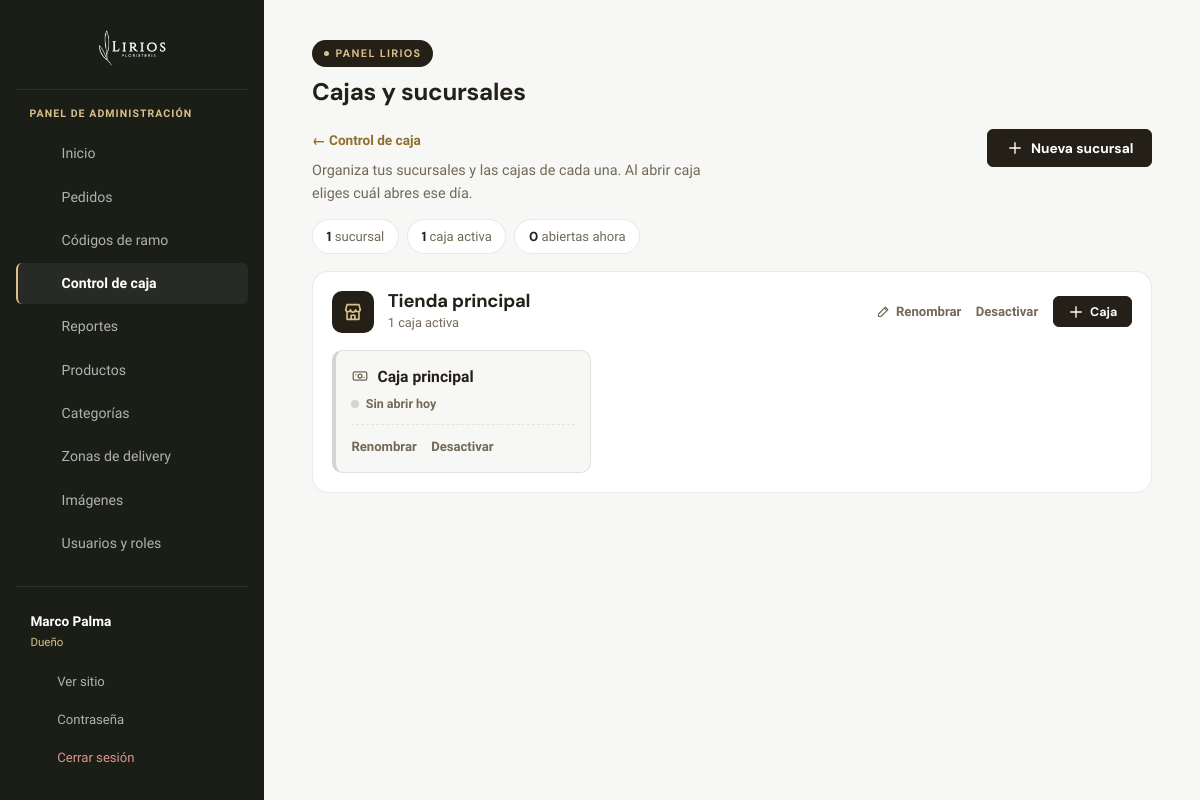
/admin/caja-cajas.php (signed in), run on the app's committed database.
### tables this page shows
CREATE TABLE admin_usuarios (
  id            INT AUTO_INCREMENT PRIMARY KEY,
  usuario       VARCHAR(50) NOT NULL UNIQUE,
  nombre        VARCHAR(100) NOT NULL,
  password_hash VARCHAR(255) NOT NULL,
  rol_id        INT NOT NULL,
  activo        TINYINT(1) NOT NULL DEFAULT 1,
  ultimo_acceso DATETIME DEFAULT NULL,
  creado_en     DATETIME NOT NULL DEFAULT CURRENT_TIMESTAMP,
  FOREIGN KEY (rol_id) REFERENCES admin_roles(id)
);

CREATE TABLE admin_roles (
  id          INT AUTO_INCREMENT PRIMARY KEY,
  nombre      VARCHAR(80) NOT NULL UNIQUE,
  descripcion VARCHAR(200) DEFAULT NULL,
  es_dueno    TINYINT(1) NOT NULL DEFAULT 0,   
  creado_en   DATETIME NOT NULL DEFAULT CURRENT_TIMESTAMP
);

CREATE TABLE caja_sucursales (
  id      INT AUTO_INCREMENT PRIMARY KEY,
  nombre  VARCHAR(100) NOT NULL,
  activa  TINYINT(1) NOT NULL DEFAULT 1,
  UNIQUE KEY uq_caja_sucursal_nombre (nombre)
);

CREATE TABLE caja_cajas (
  id           INT AUTO_INCREMENT PRIMARY KEY,
  sucursal_id  INT NOT NULL,
  nombre       VARCHAR(100) NOT NULL,
  activa       TINYINT(1) NOT NULL DEFAULT 1,    
  UNIQUE KEY uq_caja_nombre (sucursal_id, nombre),
  FOREIGN KEY (sucursal_id) REFERENCES caja_sucursales(id) ON DELETE RESTRICT
);

### admin/includes/functions.php (called while the page is built, shortened)
<?php
function e(?string $texto): string
{
    return htmlspecialchars((string) $texto, ENT_QUOTES, 'UTF-8');
}

### admin/includes/permisos.php (called while the page is built, shortened)
<?php
function usuario_actual(): ?array
{
    static $cargado = false, $usuario = null;
    if ($cargado) {
        return $usuario;
    }
    $cargado = true;
    $id = (int) ($_SESSION['usuario_id'] ?? 0);
    $stmt = db()->prepare(
        'SELECT u.id, u.usuario, u.nombre, u.rol_id, r.nombre AS rol_nombre, r.es_dueno
         FROM admin_usuarios u JOIN admin_roles r ON r.id = u.rol_id
         WHERE u.id = ? AND u.activo = 1'
    );
    $stmt->execute([$id]);
    $fila = $stmt->fetch();
    $permisos = [];
    $fila['permisos'] = $permisos;
    $usuario = $fila;
    return $usuario;
}

### config/db.php (called while the page is built, shortened)
<?php
function db(): PDO
{
    static $pdo = null;
    if ($pdo === null) {
        try {
            $pdo = new PDO(
                'mysql:host=' . DB_HOST . ';dbname=' . DB_NAME . ';charset=utf8mb4',
                DB_USER,
                DB_PASS,
                [
                    PDO::ATTR_ERRMODE => PDO::ERRMODE_EXCEPTION,
                    PDO::ATTR_DEFAULT_FETCH_MODE => PDO::FETCH_ASSOC,
                    PDO::ATTR_EMULATE_PREPARES => false,
                ]
            );
        } catch (PDOException $e) {
            error_log('[lirios] No se pudo conectar a la base de datos: ' . $e->getMessage());
            fallar_conexion_bd();
        }
    }
    return $pdo;
}

### admin/includes/auth.php (called while the page is built, shortened)
<?php
require_once __DIR__ . '/permisos.php';
if (empty($_SESSION['lirios_admin']) || usuario_actual() === null) {
    unset($_SESSION['lirios_admin'], $_SESSION['usuario_id']);
    header('Location: index.php');
    exit;
}

### admin/includes/caja.php (called while the page is built, shortened)
<?php
function caja_sucursales(bool $soloActivas = true): array
{
    return db()->query('SELECT * FROM caja_sucursales' . ($soloActivas ? ' WHERE activa = 1' : '') . ' ORDER BY nombre')->fetchAll();
}
function caja_catalogo(bool $soloActivas = true): array
{
    $sql = 'SELECT c.*, s.nombre AS sucursal_nombre, s.activa AS sucursal_activa
              FROM caja_cajas c JOIN caja_sucursales s ON s.id = c.sucursal_id'
        . ($soloActivas ? ' WHERE c.activa = 1 AND s.activa = 1' : '')
        . ' ORDER BY s.nombre, c.nombre';
    return db()->query($sql)->fetchAll();
}
    ?>

### admin/caja-cajas.php (the view, shortened to what this page needs)
<?php
require_once __DIR__ . '/includes/auth.php';
require_once __DIR__ . '/includes/functions.php';
require_once __DIR__ . '/includes/layout.php';
require_once __DIR__ . '/includes/caja.php';
$sucursales = caja_sucursales(false);
$cajasPorSucursal = [];
$totalCajasActivas = 0;
foreach (caja_catalogo(false) as $c) {
    $cajasPorSucursal[$c['sucursal_id']][] = $c;
    if ($c['activa'] && $c['sucursal_activa']) {
        $totalCajasActivas++;
    }
}
$estadoHoy = [];
$abiertasAhora = count(array_filter($estadoHoy, fn($r) => $r['estado'] === 'ABIERTA'));
function cs_ico(string $n): string
{
    $d = [
        'tienda' => '<path d="M4 9.5 5.5 4h13L20 9.5"/><path d="M4 9.5a2.7 2.7 0 0 0 5.3 0 2.7 2.7 0 0 0 5.4 0 2.7 2.7 0 0 0 5.3 0"/><path d="M5.5 12.5V20h13v-7.5"/><path d="M10 20v-4.5h4V20"/>',
        'caja' => '<rect x="3" y="6.5" width="18" height="11" rx="2"/><circle cx="12" cy="12" r="2.6"/><path d="M6.5 10v.01M17.5 14v.01"/>',
        'mas' => '<path d="M12 5v14M5 12h14"/>',
        'lapiz' => '<path d="M4 20h4L19 9l-4-4L4 16z"/><path d="m13.5 6.5 4 4"/>',
    ][$n] ?? '';
    return '<svg class="ico" viewBox="0 0 24 24" width="18" height="18" fill="none" stroke="currentColor" stroke-width="1.8" stroke-linecap="round" stroke-linejoin="round" aria-hidden="true">' . $d . '</svg>';
}
admin_header('Cajas y sucursales', 'caja.php');
?>
<div class="cs-cabecera">
  <div>
    <a class="caja-volver" href="caja.php">← Control de caja</a>
    <p class="cs-ayuda">Organiza tus sucursales y las cajas de cada una. Al abrir caja eliges cuál abres ese día.</p>
  </div>
  <button type="button" class="btn caja-btn" data-abrir-modal="modal-sucursal-nueva"><?= cs_ico('mas') ?> Nueva sucursal</button>
</div>
<?php if ($sucursales): ?>
  <ul class="cs-resumen" aria-label="Resumen">
    <li><strong><?= count($sucursales) ?></strong> <?= count($sucursales) === 1 ? 'sucursal' : 'sucursales' ?></li>
    <li><strong><?= $totalCajasActivas ?></strong> <?= $totalCajasActivas === 1 ? 'caja activa' : 'cajas activas' ?></li>
    <li class="<?= $abiertasAhora ? 'abierta' : '' ?>"><strong><?= $abiertasAhora ?></strong> <?= $abiertasAhora === 1 ? 'abierta ahora' : 'abiertas ahora' ?></li>
  </ul>
<?php endif; ?>
<?php foreach ($sucursales as $s):
    $cajas = $cajasPorSucursal[$s['id']] ?? [];
    $nActivas = count(array_filter($cajas, fn($c) => $c['activa']));
    ?>
  <section class="cs-sucursal <?= $s['activa'] ? '' : 'inactiva' ?>" aria-label="Sucursal <?= e($s['nombre']) ?>">
    <header class="cs-sucursal-cab">
      <span class="cs-icono"><?= cs_ico('tienda') ?></span>
      <div class="cs-sucursal-titulo">
        <h2><?= e($s['nombre']) ?></h2>
        <p><?= $nActivas ?> <?= $nActivas === 1 ? 'caja activa' : 'cajas activas' ?><?= count($cajas) > $nActivas ? ' · ' . (count($cajas) - $nActivas) . ' desactivada(s)' : '' ?></p>
      </div>
      <div class="cs-acciones">
        <button type="button" class="cs-link" data-renombrar data-accion="renombrar_sucursal" data-id="<?= (int) $s['id'] ?>" data-nombre="<?= e($s['nombre']) ?>" data-titulo="Renombrar sucursal"><?= cs_ico('lapiz') ?> Renombrar</button>
        <form method="post" action="caja-cajas.php" class="inline">
          <button type="submit" class="cs-link <?= $s['activa'] ? 'peligro' : '' ?>"><?= $s['activa'] ? 'Desactivar' : 'Activar' ?></button>
        </form>
        <?php if ($s['activa']): ?>
          <button type="button" class="btn mini" data-nueva-caja data-sucursal-id="<?= (int) $s['id'] ?>" data-sucursal-nombre="<?= e($s['nombre']) ?>"><?= cs_ico('mas') ?> Caja</button>
        <?php endif; ?>
      </div>
    </header>
    <?php if (!$cajas): ?>
      <div class="cs-sin-cajas">
        <p>Esta sucursal todavía no tiene cajas.</p>
        <?php if ($s['activa']): ?>
          <button type="button" class="btn mini" data-nueva-caja data-sucursal-id="<?= (int) $s['id'] ?>" data-sucursal-nombre="<?= e($s['nombre']) ?>">Agregar la primera caja</button>
        <?php endif; ?>
      </div>
    <?php else: ?>
      <ul class="cs-cajas">
        <?php foreach ($cajas as $c):
            $hoy = $estadoHoy[$c['id']] ?? null;
            if (!$c['activa']) {
                $clase = 'off'; $texto = 'Desactivada';
            } elseif ($hoy && $hoy['estado'] === 'ABIERTA') {
                $clase = 'abierta'; $texto = $hoy['fecha'] === caja_hoy() ? 'Abierta ahora' : 'Abierta desde el ' . date('d/m', strtotime($hoy['fecha']));
            } elseif ($hoy) {
                $clase = 'cerrada'; $texto = 'Cerrada hoy';
            } else {
                $clase = 'libre'; $texto = 'Sin abrir hoy';
            }
            ?>
          <li class="cs-caja <?= e($clase) ?>">
            <div class="cs-caja-cab">
              <span class="cs-caja-icono"><?= cs_ico('caja') ?></span>
              <strong><?= e($c['nombre']) ?></strong>
            </div>
            <span class="cs-caja-estado"><i></i> <?= e($texto) ?></span>
            <div class="cs-caja-acciones">
              <button type="button" class="cs-link" data-renombrar data-accion="renombrar_caja" data-id="<?= (int) $c['id'] ?>" data-nombre="<?= e($c['nombre']) ?>" data-titulo="Renombrar caja">Renombrar</button>
              <form method="post" action="caja-cajas.php" class="inline">
                <button type="submit" class="cs-link <?= $c['activa'] ? 'peligro' : '' ?>"><?= $c['activa'] ? 'Desactivar' : 'Activar' ?></button>
              </form>
            </div>
          </li>
        <?php endforeach; ?>
      </ul>
    <?php endif; ?>
  </section>
<?php endforeach; ?>
<?php admin_footer(); ?>

### admin/includes/layout.php (shortened to what this page needs)
<?php
function admin_icono(string $nombre): string
{
    $trazos = [
        'inicio' => '<path d="M4 11.5 12 4l8 7.5"/><path d="M6 10v8a1 1 0 0 0 1 1h3v-5h4v5h3a1 1 0 0 0 1-1v-8"/>',
        'pedidos' => '<path d="M6 3h12v17l-2.5-1.5L13 20l-2.5-1.5L8 20l-2-1.5V3Z"/><path d="M9 8h6M9 12h6M9 16h3"/>',
        'codigos' => '<path d="M9 3 7 21M17 3l-2 18M4 8h16M3 16h16"/>',
        'caja' => '<rect x="3" y="6.5" width="18" height="11" rx="2"/><circle cx="12" cy="12" r="2.6"/><path d="M6.5 10v.01M17.5 14v.01"/>',
        'reportes' => '<path d="M3 20h18"/><path d="M5 20V10M12 20V4M19 20v-7"/>',
        'productos' => '<path d="M11 3h6a2 2 0 0 1 2 2v6l-9.5 9.5a1.5 1.5 0 0 1-2 0L3 16a1.5 1.5 0 0 1 0-2Z"/><circle cx="15.5" cy="7.5" r="1.25"/>',
        'categorias' => '<rect x="3.5" y="3.5" width="7" height="7" rx="1.3"/><rect x="13.5" y="3.5" width="7" height="7" rx="1.3"/><rect x="3.5" y="13.5" width="7" height="7" rx="1.3"/><rect x="13.5" y="13.5" width="7" height="7" rx="1.3"/>',
        'zonas' => '<path d="M12 21s-7-6.1-7-11.5A7 7 0 0 1 19 9.5C19 14.9 12 21 12 21Z"/><circle cx="12" cy="9.5" r="2.3"/>',
        'imagenes' => '<rect x="3.5" y="4.5" width="17" height="15" rx="2"/><circle cx="9" cy="10" r="1.6"/><path d="m5 18 5-5 3.5 3.5L18 12l1.7 1.7"/>',
        'usuarios' => '<circle cx="9" cy="8" r="3.2"/><path d="M3 20c0-3.3 2.7-6 6-6s6 2.7 6 6"/><path d="M16 5.2a3.2 3.2 0 0 1 0 5.6M18 14.4c1.9.8 3 2.6 3 5.6"/>',
        'contrasena' => '<circle cx="8" cy="15" r="3.3"/><path d="M10.3 12.7 18 5"/><path d="M15 8l2 2"/><path d="M17.3 5.7 19 7.3"/>',
        'salir' => '<path d="M9 4H6a2 2 0 0 0-2 2v12a2 2 0 0 0 2 2h3"/><path d="M15 16l4-4-4-4"/><path d="M19 12H9"/>',
        'externo' => '<path d="M14 4h6v6"/><path d="M20 4 10 14"/><path d="M18 13v5a2 2 0 0 1-2 2H6a2 2 0 0 1-2-2V8a2 2 0 0 1 2-2h5"/>',
        'check' => '<circle cx="12" cy="12" r="9"/><path d="m8.5 12.5 2.3 2.3L16 9.8"/>',
        'chevron' => '<path d="m9 6 6 6-6 6"/>',
        'filtro' => '<path d="M4 5h16l-6.2 7.2v5.3l-3.6 1.9v-7.2Z"/>',
        'buscar' => '<circle cx="11" cy="11" r="6.5"/><path d="m20 20-3.6-3.6"/>',
        'cerrar' => '<path d="M6 6l12 12M18 6 6 18"/>',
    ];
    $d = $trazos[$nombre] ?? '';
    return '<svg viewBox="0 0 24 24" fill="none" stroke="currentColor" stroke-width="1.75" '
        . 'stroke-linecap="round" stroke-linejoin="round" aria-hidden="true">' . $d . '</svg>';
}
function admin_header(string $titulo, string $activo = ''): void
{
    $todos = [
        'dashboard.php' => ['inicio', 'Inicio', null],
        'pedidos.php' => ['pedidos', 'Pedidos', 'pedidos'],
        'codigos.php' => ['codigos', 'Códigos de ramo', 'codigos'],
        'caja.php' => ['caja', 'Control de caja', 'caja'],
        'reportes.php' => ['reportes', 'Reportes', 'reportes'],
        'productos.php' => ['productos', 'Productos', 'productos'],
        'categorias.php' => ['categorias', 'Categorías', 'categorias'],
        'zonas-delivery.php' => ['zonas', 'Zonas de delivery', 'zonas'],
        'subir-imagen.php' => ['imagenes', 'Imágenes', 'imagenes'],
        'usuarios.php' => ['usuarios', 'Usuarios y roles', 'usuarios'],
    ];
    $items = [];
    foreach ($todos as $url => [$icono, $nombre, $modulo]) {
        if ($modulo === null ? es_dueno() : puede($modulo, 'ver')) {
            $items[$url] = [$icono, $nombre];
        }
    }
    $yo = usuario_actual();
    ?>
<!DOCTYPE html>
<html lang="es">
<head>
  <link rel="stylesheet" href="../css/admin.css?v=33">
</head>
<body class="admin-shell">
  <aside class="admin-sidebar">
    <a class="sidebar-brand" href="dashboard.php">
      <img src="../images/Logo_Negativo.png" alt="LIRIOS Floristería">
    </a>
    <span class="sidebar-eyebrow">Panel de administración</span>
    <nav class="sidebar-nav">
      <?php foreach ($items as $url => [$icono, $nombre]): ?>
        <a href="<?= e($url) ?>" class="<?= $activo === $url ? 'activo' : '' ?>">
          <span class="sidebar-icon"><?= admin_icono($icono) ?></span>
          <?= e($nombre) ?>
        </a>
      <?php endforeach; ?>
    </nav>
    <div class="sidebar-footer">
      <?php if ($yo): ?>
        <span class="sidebar-usuario"><strong><?= e($yo['nombre']) ?></strong><small><?= e($yo['rol_nombre']) ?></small></span>
      <?php endif; ?>
      <a href="../index.html" target="_blank" rel="noopener">
        <span class="sidebar-icon"><?= admin_icono('externo') ?></span> Ver sitio
      </a>
      <a href="cambiar-password.php" class="<?= $activo === 'cambiar-password.php' ? 'activo' : '' ?>">
        <span class="sidebar-icon"><?= admin_icono('contrasena') ?></span> Contraseña
      </a>
      <a href="logout.php" class="salir">
        <span class="sidebar-icon"><?= admin_icono('salir') ?></span> Cerrar sesión
      </a>
    </div>
  </aside>
  <div class="admin-content">
    <span class="eyebrow">Panel LIRIOS</span>
    <h1><?= e($titulo) ?></h1>
<?php
}
function admin_footer(): void
{
    ?>
  </div>
</body>
</html>
    <?php
}

### data on the page
admin_usuarios: nombre "Marco Palma", rol.nombre "Dueño"
caja_sucursales: nombre "Tienda principal", id "1", shows "caja activa", activa "Desactivar"
caja_cajas: nombre "Caja principal", activa "Desactivar"

### other printed values
$nombre "Inicio"
$nombre "Pedidos"
$nombre "Códigos de ramo"
$nombre "Control de caja"
$nombre "Reportes"
$nombre "Productos"
$nombre "Categorías"
$nombre "Zonas de delivery"
$nombre "Imágenes"
$nombre "Usuarios y roles"
$titulo "Cajas y sucursales"
count($sucursales) "1"
$totalCajasActivas "1"
$abiertasAhora "0"
